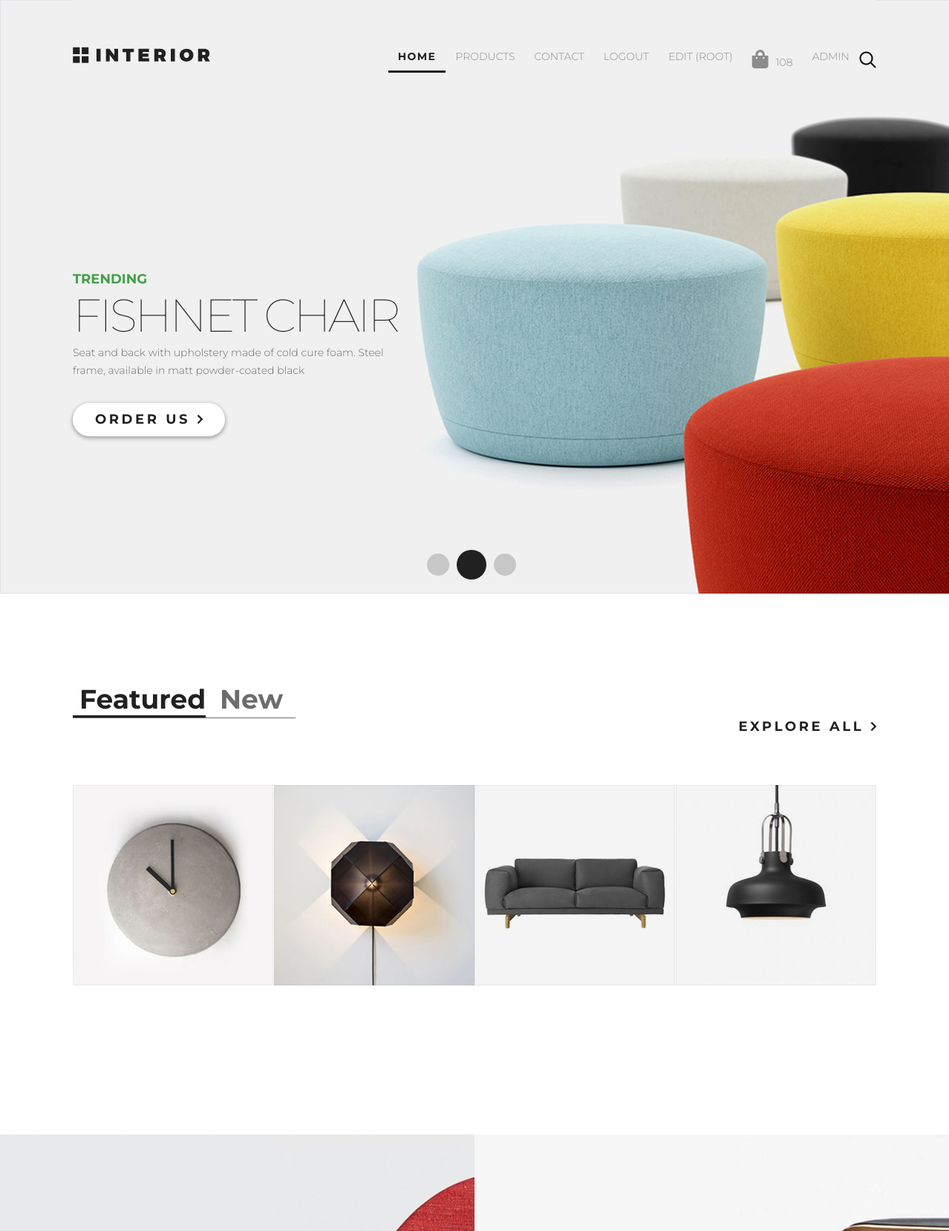
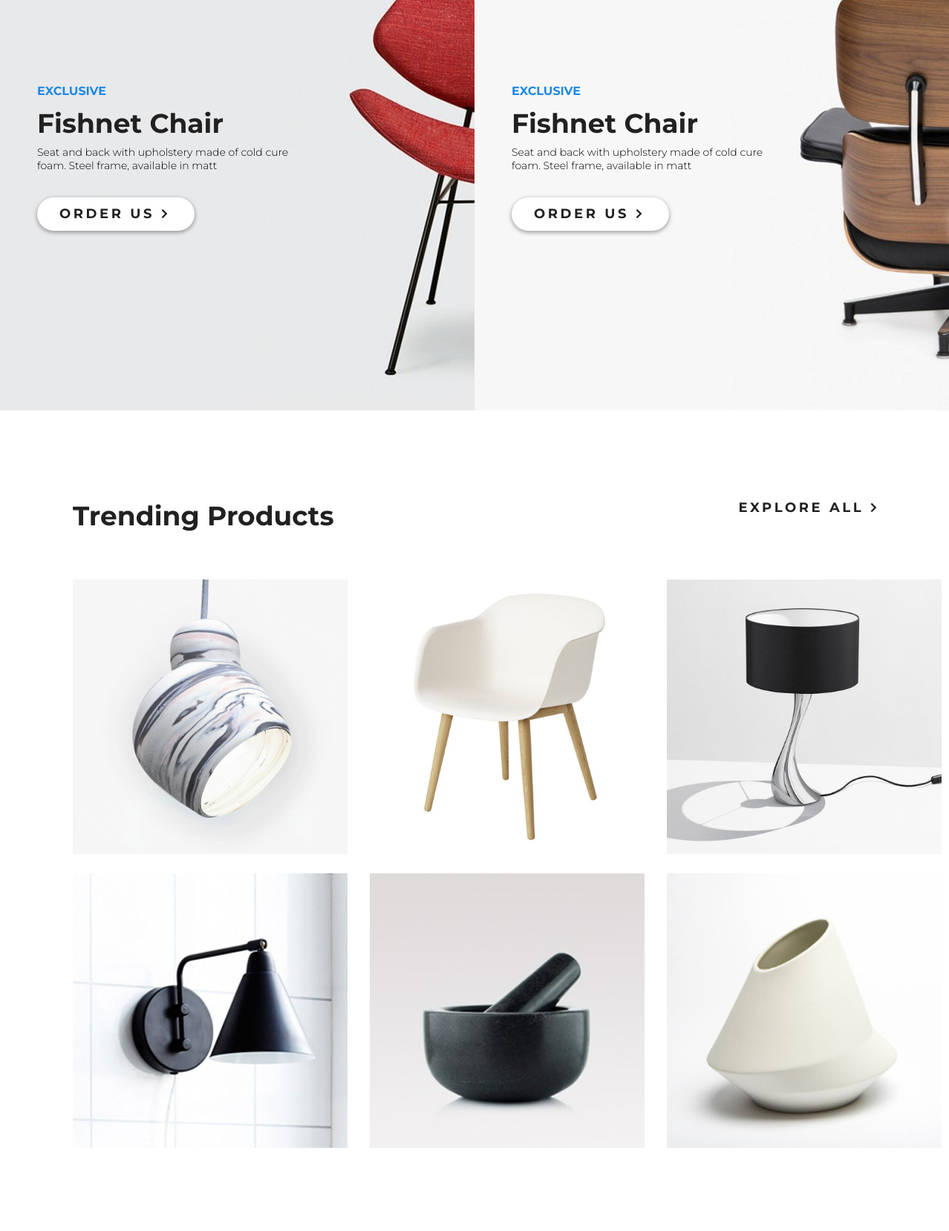
/ (signed in, upper part), run on the app's committed database (2 pictures, top to bottom).
### authapp/models.py (models this page shows, shortened)
class CustomUser(AbstractUser):
    age = models.PositiveIntegerField(verbose_name='возраст')
    ava = models.ImageField(upload_to='avatars', verbose_name='аватар',)
    email = models.EmailField(verbose_name='email', blank='True')
    activation_key = models.CharField(max_length=128, blank=True)
    activation_key_expired = models.DateTimeField(default=(now() + timedelta(hours=48)))

### basketapp/models.py (models this page shows, shortened)
class Basket(models.Model):
    _price: float
    _total_qty: int
    _total_price: float
    user = models.ForeignKey(settings.AUTH_USER_MODEL, on_delete=models.CASCADE, related_name='basket')
    product = models.ForeignKey(Stuff, on_delete=models.CASCADE)
    quantity = models.PositiveIntegerField(verbose_name='Quantity', default=0)
    add_datetime = models.DateTimeField(verbose_name='data', auto_now_add=True)
    @property
    def total_qty(self):
        items = Basket.objects.filter(user=self.user)
        total = sum([x.quantity for x in items])
        return total

### mainapp/models.py (models this page shows)
class Stuff(models.Model):
    name = models.CharField(verbose_name='Бренд', max_length=30)
    category = models.ForeignKey(Category, on_delete=models.CASCADE)
    img = models.ImageField(upload_to='stuff', verbose_name='logo')
    description = models.TextField(verbose_name='Description',blank=True)
    price = models.DecimalField(verbose_name='price',max_digits=10, decimal_places=2)

### mainapp/views.py (the view)
# urls.py: path('', controller.redirect_to_login, name='index'),
def index(request):
    intro = Stuff.objects.all ()[:4]
    trending = Stuff.objects.all ()[8:15]
    return render(request,'mainapp/index.html', {'links': links_menu,'intro':intro, 'trending':trending})

### mainapp/context_processors.py (called while the page is built)
def basket(request:HttpRequest):
    basket = []
    if request.user.is_authenticated:
        basket = Basket.objects.filter(user=request.user)
    return {
        'basket':basket
    }

### mainapp/templates/mainapp/index.html (shortened to what this page needs)
<!DOCTYPE html>
{%load static%}
<html lang="en">
<head>
    <link rel="stylesheet" href="{% static 'style.css' %}">
        <link rel="stylesheet" href="https://use.fontawesome.com/releases/v5.6.0/css/all.css">
</head>
<body>
    <div class="container">
        <div class="slider padding-site">
            <div class="header">
                <a class="logo" href="#"><img src="{% static 'img/logo.svg' %}" alt="logo"></a>
                {% include 'mainapp/layouts/allmenu.html' %}
            </div>
            <div class="slider-text">
                <h4 class="trending">TRENDING</h4>
                <h2 class="fishnet">Fishnet Chair</h2>
                <p class="slider-p">Seat and back with upholstery made of cold cure foam. Steel frame, available in matt powder-coated black </p>
                <a class="button" href="{%url 'products:index' %}">Order Us <img src="{% static 'img/arrow.svg' %}" alt=""></a>
            </div>
            <div class="pagination">
                <a href="product" class="circle"></a>
                <a href="product" class="circle circle-active"></a>
                <a href="product" class="circle"></a>
            </div>
        </div>
        <div class="explore-block">
            <div class="explore-header">
                <ul class="explore-list">
                    <li class="explore-list-act"><a href="" class="explore-link-active">Featured </a></li>
                    <li class="explorer-list"><a href="" class="explore-link"> New</a></li>
                </ul>
                <a href="products" class="exploreall">EXPLORE ALL <img src="{% static 'img/arrow.svg' %}" alt=""></a>
            </div>
            <div class="explore-img">
                {% for product in intro %}
                <div class="product1">
                    <a href="product" class="im1"><img src="/media/{{product.img}}" alt="" class="im1s"></a>
                </div>
                {% endfor %}
            </div>
        </div>
        <div class="xclblock">
            <div class="xcl1">
                <div class="xcl1text">
                    <h4 class="excluseve">EXCLUSIVE</h4>
                    <h2 class="fishnet_chair">Fishnet Chair</h2>
                    <p class="exclusive_dscr">Seat and back with upholstery made of cold cure foam. Steel frame, available in matt</p>
                    <a class="btnxcl" href="product">Order Us <img src="{% static 'img/arrow.svg' %}" alt=""></a>
                </div>
            </div>
            <div class="xcl2">
                <div class="xcl1text">
                    <h4 class="excluseve">EXCLUSIVE</h4>
                    <h2 class="fishnet_chair">Fishnet Chair</h2>
                    <p class="exclusive_dscr">Seat and back with upholstery made of cold cure foam. Steel frame, available in matt</p>
                    <a class="btnxcl" href="product">Order Us <img src="{% static 'img/arrow.svg' %}" alt=""></a>
                </div>
            </div>
        </div>
        <div class="trendingblock">
            <div class="trending-header">
                <h3 class="trendheader">Trending Products</h3><a href="products" class="exploreall">EXPLORE ALL <img src="{% static 'img/arrow.svg' %}" alt=""></a>
            </div>
            <div class="trending_imgs">
                {% for product in trending %}
                <div class="trendimg">
                    <img src="/media/{{product.img}}" alt="">
                </div>
                {% endfor %}
            </div>
        </div>
    </div>
</body>
</html>

### mainapp/templates/mainapp/layouts/allmenu.html
{% load static %}
<ul class="menu">
     {% for link in links %}
<li class="menu-list">
<a href="{% url link.href %}"
class="menu-link{% if request.resolver_match.url_name == link.href %}
menu-link-active
{% endif %}">
{{ link.name }}
</a>
</li>
{% endfor %}
    {% if user.is_authenticated %}
    <li class="menu-list">
        <a href="{% url 'auth:logout' %}" class="menu-link">
            Logout
        </a>
    </li>
    <li class="menu-list">
        <a href="{% url 'auth:edit' %}" class="menu-link">
            Edit ({{user.username}})
        </a>
    </li>
    <li class="menu-list"><a href="{%url 'basket:index'%}" class="menu-link"><i class="fas fa-shopping-bag"></i>{{basket.0.total_qty}}</li></a>
        {% if user.is_superuser %}
    <li class="menu-list">
        <a href="{% url 'adminapp:products' %}" class="menu-link">
            ADMIN
        </a>
    </li>
        {% endif %}
    {% else %}
    <li class="menu-list"><a href="{% url 'auth:login' %}" class="menu-link">
        Login
    </a></li>
    {% endif %}
    <li class="menu-list search"><img src="{% static 'img/search.svg' %}" alt="search"></li>
                </ul>

### static/style.css (style rules this page uses)
* { margin: 0; padding: 0; }
body { font-family: 'Montserrat', sans-serif; }
a { text-decoration: none; }
.container { max-width: 1366px; margin: 0 auto; }
.menu { display: flex; margin-top: 57px; margin-bottom: 50px; }
.menu-list { list-style-type: none; }
.menu-link { color: #8c8c8c; font-size: 14px; font-weight: 300; text-transform: uppercase; display: block; padding: 10px 13px; }
.header { display: flex; justify-content: space-between; background-color: #f0f0f0; }
.slider { display: flex; flex-direction: column; position: relative; height: 800px; background-image: url(img/slider-img.jpg); }
.padding-site { padding-left: 98px; padding-right: 98px; }
.logo { margin-top: 63px; }
.menu-link-active { color: #212121; font-weight: 700; letter-spacing: 1.4px; border-bottom: 3px solid #212121; }
.search { display: flex; align-items: center; }
.trending { color: #43a047; font-size: 18px; font-weight: 700; text-transform: uppercase; }
.button { color: #212121; font-size: 18px; font-weight: 700; text-transform: uppercase; height: 45px; line-height: 45px; padding-left: 30px; padding-right: 30px; box-shadow: 0 2px 5px 1px rgba(33, 33, 33, 0.35); border-radius: 23px; background-color: #ffffff; display: inline-block; letter-spacing: 3.6px; }
.slider-text { flex-grow: 1; display: flex; flex-direction: column; justify-content: center; align-items: flex-start; }
.circle { display: block; width: 30px; height: 30px; background-color: #212121; opacity: 0.2; border-radius: 50%; margin-right: 5px; margin-left: 5px; }
.circle-active { width: 40px; height: 40px; opacity: 1; }
.pagination { position: absolute; width: 84%; bottom: 19px; display: flex; align-items: center; justify-content: center; }
.explore-block { padding-left: 98px; padding-right: 98px; padding-top: 120px; display: block; min-height: 609px; text-align: right; }
.explore-img { display: flex; justify-content: space-between; padding-top: 68px; }
.explore-list { list-style-type: none; display: flex; width: 300px; justify-content: space-between; border-bottom: 1px solid #6c6c6c; }
.explore-link-active { width: 158px; height: 27px; color: #212121; font-family: Montserrat; font-size: 36px; font-weight: 700; padding-left: 9px; }
.explore-link { width: 80px; height: 25px; color: #6c6c6c; font-family: Montserrat; font-size: 36px; font-weight: 700; }
.explore-list-act { border-bottom: 3px solid #212121; }
.explorer-list { width: 80px; height: 25px; color: #6c6c6c; font-family: Montserrat; font-size: 36px; font-weight: 700; margin-right: 22px; }
.xclblock { display: flex; width: 100%; height: 683px; }
.xcl1 { width: 50%; background-image: url(img/promo-img1.jpg); height: 100%; }
.xcl2 { width: 50%; background-image: url(img/promo-img.jpg); height: 100%; }
.excluseve { width: 115px; height: 13px; color: #1e88e5; margin-bottom: 18px; }
.fishnet_chair { width: 300px; height: 28px; color: #212121; font-size: 36px; font-weight: 700; margin-bottom: 24px; }
.xcl1text { padding-left: 50px; padding-right: 150px; display: flex; justify-content: center; flex-direction: column; height: 100%; }
.btnxcl { color: #212121; font-size: 18px; font-weight: 700; text-transform: uppercase; height: 45px; line-height: 45px; padding-left: 30px; padding-right: 30px; box-shadow: 0 2px 5px 1px rgba(33, 33, 33, 0.35); border-radius: 23px; background-color: #ffffff; letter-spacing: 3.6px; width: 152px; }
.exclusive_dscr { margin-bottom: 34px; width: 340px; font-size: 14px; font-weight: 300; }
.trendingblock { height: 988px; padding-left: 98px; padding-right: 98px; padding-top: 120px; }
.trending-header { display: flex; width: 100%; justify-content: space-between; margin-bottom: 64px; }
.exploreall { color: #212121; font-size: 18px; font-weight: 700; text-transform: uppercase; letter-spacing: 3.6px; }
.trendheader { color: #212121; font-size: 36px; font-weight: 700; }
.trending_imgs { width: 1170px; height: 770px; display: flex; flex-wrap: wrap; justify-content: space-between; align-content: space-between; }
.slider-p { width: 458px; color: #6c6c6c; font-size: 14px; font-weight: 300; margin-bottom: 32px; line-height: 24px; }
.fishnet { color: #212121; font-size: 62px; font-weight: 100; letter-spacing: -3.6px; text-transform: uppercase; }
.fa-shopping-bag { font-size:25px; margin-right:10px; }
.im1s { width:270px; height270px; }

### data on the page
CustomUser: username "ROOT"
Basket: user+quantity "108"
Stuff: img (picture)
Stuff: img (picture)
Stuff: img (picture)
Stuff: img (picture)
Stuff: img (picture)
Stuff: img (picture)
Stuff: img (picture)
Stuff: img (picture)
Stuff: img (picture)
Stuff: img (picture)

### other printed values
{{ link.name }} "HOME" "PRODUCTS" "CONTACT"
